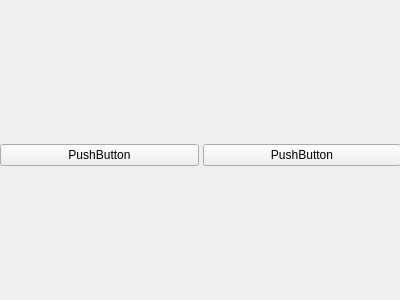
<?xml version="1.0" encoding="UTF-8"?>
<ui version="4.0">
 <class>Form</class>
 <widget class="QWidget" name="Form">
  <property name="geometry">
   <rect>
    <x>0</x>
    <y>0</y>
    <width>400</width>
    <height>300</height>
   </rect>
  </property>
  <property name="sizePolicy">
   <sizepolicy hsizetype="Preferred" vsizetype="Preferred">
    <horstretch>1</horstretch>
    <verstretch>1</verstretch>
   </sizepolicy>
  </property>
  <property name="windowTitle">
   <string>teclado</string>
  </property>
  <widget class="QWidget" name="gridLayoutWidget">
   <property name="geometry">
    <rect>
     <x>0</x>
     <y>0</y>
     <width>401</width>
     <height>311</height>
    </rect>
   </property>
   <layout class="QGridLayout" name="gridLayout">
    <property name="horizontalSpacing">
     <number>4</number>
    </property>
    <property name="verticalSpacing">
     <number>5</number>
    </property>
    <item row="1" column="0">
     <widget class="QPushButton" name="pushButton_2">
      <property name="text">
       <string>PushButton</string>
      </property>
     </widget>
    </item>
    <item row="1" column="1">
     <widget class="QPushButton" name="pushButton">
      <property name="text">
       <string>PushButton</string>
      </property>
     </widget>
    </item>
   </layout>
  </widget>
 </widget>
 <resources/>
 <connections/>
</ui>
